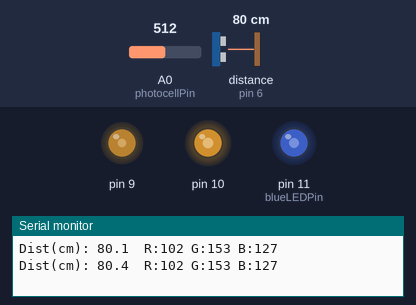
Recording of a sketch running on a simulated Arduino Uno, built with avr-gcc and run on an emulated ATmega328P. Parts: output pins drawn as LEDs (lit = HIGH), the last lines printed to the serial monitor. Wiring (inferred from the names in the program): ultrasonic range finder: trigger pin 7; echo pin 6. Inputs (shaded band) come from the test bench; at power-on: distance to the obstacle (sensor on pin 6) 80 cm, A0 (photocellPin) = 512. The echo pulse lasts 58.3 µs per cm; pins used as bus, display or sensor lines are not drawn.

Above: at 1.8 s.
1.9 s: distance to the obstacle (sensor on pin 6) set to 2 cm
At 3.9 s:
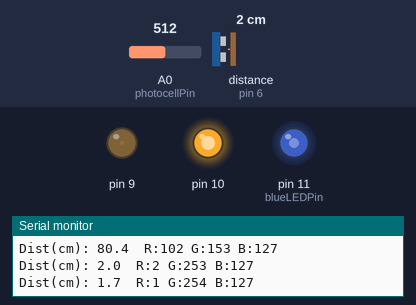
4.5 s: A0 (photocellPin) set to 716
At 5.5 s:
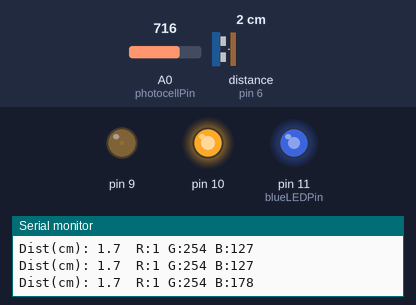
6.5 s: distance to the obstacle (sensor on pin 6) set to 60 cm
At 7.3 s:
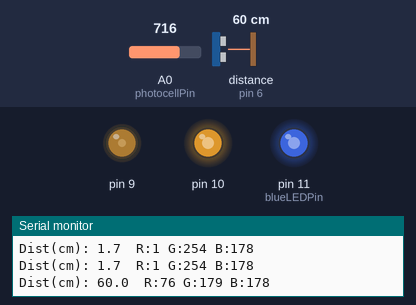
8.5 s: A0 (photocellPin) set to 900
At 10.2 s:
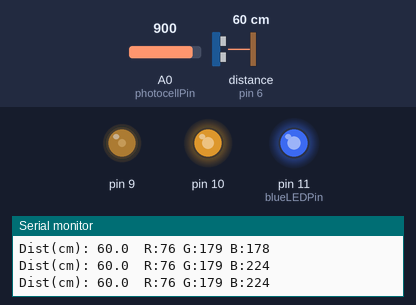
10.5 s: distance to the obstacle (sensor on pin 6) set to 4 cm
At 12.2 s:
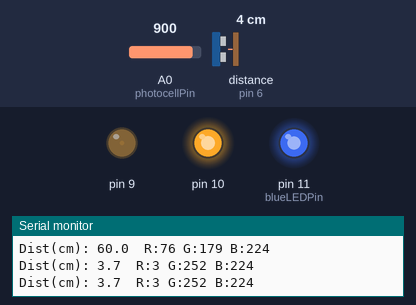
12.5 s: A0 (photocellPin) set to 190
At 13.8 s:
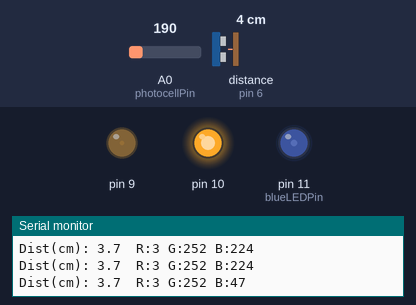
Timing chart, 0 to 15.5 s (numbered marks = the images above; inputs shaded):
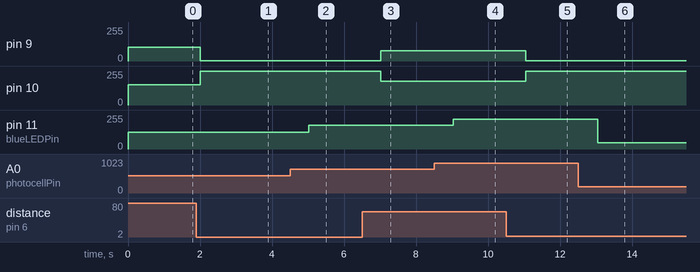

The sketch:

part2_lab3.ino
```cpp
const int photocellPin = A0;
const int blueLEDPin  = 11;

const int trigPin = 7;
const int echoPin = 6;

const float maxDist = 200.0;  // cm; adjust based on sensor range

void setup() {
  Serial.begin(9600);

  pinMode(blueLEDPin, OUTPUT);
  pinMode(trigPin, OUTPUT);
  pinMode(echoPin, INPUT);
}

float measureDistance() {
  digitalWrite(trigPin, LOW);
  delayMicroseconds(2);
  digitalWrite(trigPin, HIGH);
  delayMicroseconds(10);
  digitalWrite(trigPin, LOW);

  long duration = pulseIn(echoPin, HIGH, 30000);
  // timeout 30 ms → ~5 m max
  if (duration == 0) return maxDist;
  return min(duration / 58.0, maxDist);
}

void loop() {
  // Part1: brightness
  int raw = analogRead(photocellPin);
  int bright = map(raw, 0, 1023, 0, 255);

  // Part2: distance → color
  float dist = measureDistance();
  int colorValue = map(dist, 0, maxDist, 255, 0);
    // 0 cm → 255; far → 0

  int red   = 255 - colorValue;  // far → red high
  int green = colorValue;        // close → green high

  // Apply to LED
  analogWrite(9,  red);
  analogWrite(10, green);
  analogWrite(blueLEDPin, bright);

  // Debug
  Serial.print("Dist(cm): ");
  Serial.print(dist,1);
  Serial.print("  R:");
  Serial.print(red);
  Serial.print(" G:");
  Serial.print(green);
  Serial.print(" B:");
  Serial.println(bright);

  delay(1000);
}
```

Measured:
- after the input at 1.9 s, pin 9: 102/255 → 2/255 after 0.11 s, → 1/255 1.0 s later; pin 10: 153/255 → 253/255 after 0.11 s, → 254/255 1.0 s later
- after the input at 4.5 s, pin 11 (blueLEDPin): 127/255 → 178/255 after 0.52 s
- after the input at 6.5 s, pin 9: 1/255 → 76/255 after 0.53 s; pin 10: 254/255 → 179/255 after 0.53 s
- after the input at 8.5 s, pin 11 (blueLEDPin): 178/255 → 224/255 after 0.54 s
- after the input at 10.5 s, pin 9: 76/255 → 3/255 after 0.54 s; pin 10: 179/255 → 252/255 after 0.54 s
- after the input at 12.5 s, pin 11 (blueLEDPin): 224/255 → 47/255 after 0.55 s
